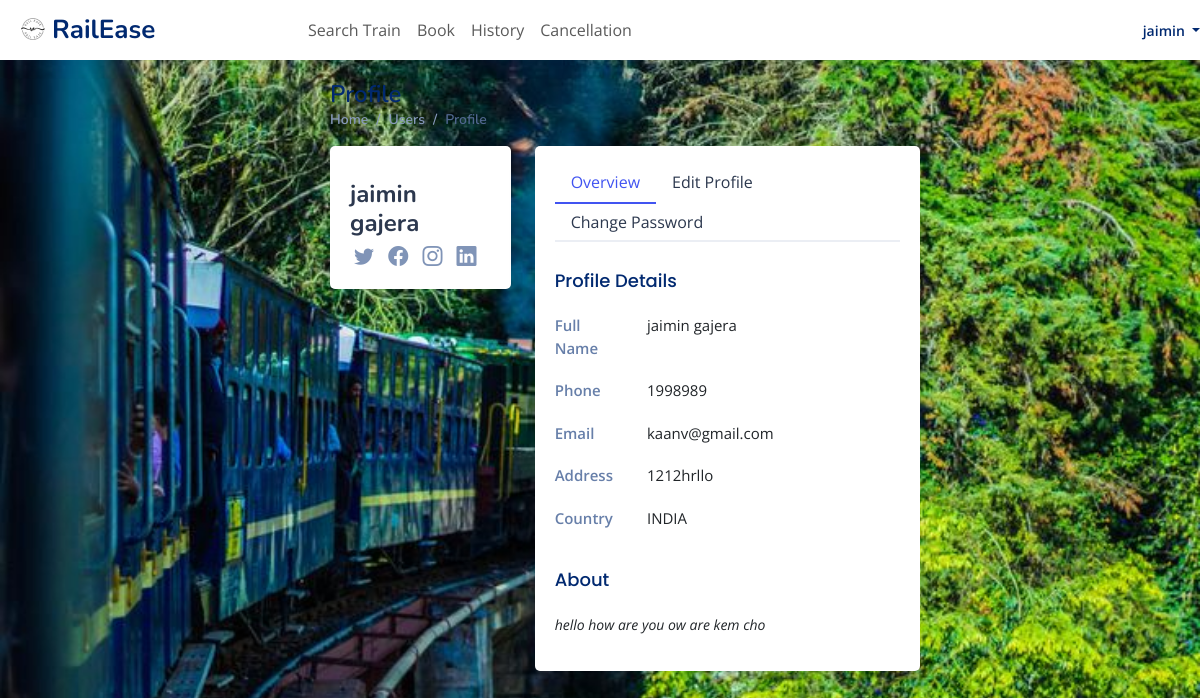
The page /user_profile/ (signed in) on the database its author committed.
### home/models.py (models this page shows, shortened)
class Register(models.Model):
    user = models.ForeignKey(User,on_delete=models.CASCADE,null=True)
    mobile = models.CharField(max_length=10,null=True)
    add = models.CharField(max_length=100,null=True)
    dob = models.DateField(null=True)
    gender = models.CharField(max_length=10,null=True)
    about = models.CharField(max_length=1000,null=True)

### home/views.py (the view, shortened to what this page needs)
# urls.py: path('user_profile/',user_profile,name="user_profile"),
def user_profile(request):
    user = request.user
    try:
        profile = Register.objects.get(user=user)
    except Register.DoesNotExist:
        profile = None
    context = {
        'user': user,
        'profile': profile
    }
    return render(request, 'user_profile.html', context)

### home/templates/user_profile.html (shortened to what this page needs)
{% extends "basic1.html" %} {% block nav1 %} {% endblock %} {% block cont %}
<main id="main" class="main">
  <div class="pagetitle">
    <h1>Profile</h1>
    <nav>
      <ol class="breadcrumb">
        <li class="breadcrumb-item"><a href="index.html">Home</a></li>
        <li class="breadcrumb-item">Users</li>
        <li class="breadcrumb-item active">Profile</li>
      </ol>
    </nav>
  </div>
  <section class="section profile">
    <div class="row">
      <div class="col-xl-4">
        <div class="card">
          <div
            class="card-body profile-card pt-4 d-flex flex-column align-items-center"
          >
            <h2>{{ user.first_name }} {{ user.last_name }}</h2>
            <div class="social-links mt-2">
              <a href="#" class="twitter"><i class="bi bi-twitter"></i></a>
              <a href="#" class="facebook"><i class="bi bi-facebook"></i></a>
              <a href="#" class="instagram"><i class="bi bi-instagram"></i></a>
              <a href="#" class="linkedin"><i class="bi bi-linkedin"></i></a>
            </div>
          </div>
        </div>
      </div>
      <div class="col-xl-8">
        <div class="card">
          <div class="card-body pt-3">
            <ul class="nav nav-tabs nav-tabs-bordered">
              <li class="nav-item">
                <button
                  class="nav-link active"
                  data-bs-toggle="tab"
                  data-bs-target="#profile-overview"
                >
                  Overview
                </button>
              </li>
              <li class="nav-item">
                <button
                  class="nav-link"
                  data-bs-toggle="tab"
                  data-bs-target="#profile-edit"
                >
                  Edit Profile
                </button>
              </li>
              <li class="nav-item">
                <button
                  class="nav-link"
                  data-bs-toggle="tab"
                  data-bs-target="#profile-change-password"
                >
                  Change Password
                </button>
              </li>
            </ul>
            <div class="tab-content pt-2">
              <div
                class="tab-pane fade show active profile-overview"
                id="profile-overview"
              >
                <h5 class="card-title">Profile Details</h5>
                <div class="row">
                  <div class="col-lg-3 col-md-4 label">Full Name</div>
                  <div class="col-lg-9 col-md-8">
                    {{ user.first_name }} {{ user.last_name }}
                  </div>
                </div>
                <div class="row">
                  <div class="col-lg-3 col-md-4 label">Phone</div>
                  <div class="col-lg-9 col-md-8">{{ profile.mobile }}</div>
                </div>
                <div class="row">
                  <div class="col-lg-3 col-md-4 label">Email</div>
                  <div class="col-lg-9 col-md-8">{{ user.email }}</div>
                </div>
                <div class="row">
                  <div class="col-lg-3 col-md-4 label">Address</div>
                  <div class="col-lg-9 col-md-8">{{ profile.add }}</div>
                </div>
                <div class="row">
                  <div class="col-lg-3 col-md-4 label">Country</div>
                  <div class="col-lg-9 col-md-8">INDIA</div>
                </div>
                <h5 class="card-title">About</h5>
                <p class="small fst-italic">{{ profile.about }}</p>
              </div>
            </div>
          </div>
        </div>
      </div>
    </div>
  </section>
</main>
{% endblock %}

### home/templates/basic1.html (shortened to what this page needs)
<!DOCTYPE html>
<html lang="en">
  {% load static %}
  <head>
    <link
      href="{% static 'assets/vendor/bootstrap/css/bootstrap.min.css' %}"
      rel="stylesheet"
    />
    <link
      href="{% static 'assets/vendor/bootstrap-icons/bootstrap-icons.css' %}"
      rel="stylesheet"
    />
    <link
      href="{% static 'assets/vendor/boxicons/css/boxicons.min.css' %}"
      rel="stylesheet"
    />
    <link
      href="{% static 'assets/vendor/quill/quill.snow.css' %}"
      rel="stylesheet"
    />
    <link
      href="{% static 'assets/vendor/quill/quill.bubble.css' %}"
      rel="stylesheet"
    />
    <link
      href="{% static 'assets/vendor/remixicon/remixicon.css' %}"
      rel="stylesheet"
    />
    <link
      href="{% static 'assets/vendor/simple-datatables/style.css' %}"
      rel="stylesheet"
    />
    <link href="{% static 'assets/css/style.css' %}" rel="stylesheet" />
    <link href="{% static 'assets/css/new_style_123.css' %}" rel="stylesheet" />
  <link rel="stylesheet" href="//code.jquery.com/ui/1.13.2/themes/base/jquery-ui.css">
<link
  rel="stylesheet"
  href="https://unpkg.com/@trevoreyre/autocomplete-js/dist/style.css"
/>
  </head>
  <body>
    <header id="header" class="header fixed-top d-flex align-items-center">
      <div class="d-flex align-items-center justify-content-between">
        <a href="{% url 'home'%}" class="logo d-flex align-items-center">
          <img src="{%static 'assets/img/logo.png'%}" alt="" />
          <span class="d-none d-lg-block">RailEase</span>
        </a>
      </div>
      <nav class="navbar navbar-expand-lg navbar-light  ">
        <div class="collapse navbar-collapse " id="navbarSupportedContent">
          <ul class="navbar-nav mr-auto">
            <li class="nav-item">
              <a class="nav-link" href="{% url 'get_train'%}">Search Train</a>
            </li>
            <li class="nav-item">
              <a class="nav-link" href="{%url 'get_station'%}">Book</a>
            </li>
            <li class="nav-item">
              <a class="nav-link" href="{%url 'my_booking'%}">History</a>
            </li>
            <li class="nav-item">
              <a class="nav-link" href="{%url 'cancelation'%}">Cancellation</a>
            </li>
          </ul>
        </div>
      </nav>
      <nav class="header-nav ms-auto">
          <ul id="nav-mobile" class="right hide-on-med-and-down">
            {% if request.user.is_authenticated %}
              <a
                class="nav-link nav-profile d-flex align-items-center pe-0"
                href="#"
                data-bs-toggle="dropdown"
              >
                <span class="d-none d-md-block dropdown-toggle ps-2">
                  {{ request.user.username }}
                </span>
              </a>
            {% else %}
              <li class="nav-item">
                <a href="{% url 'user_login' %}" class="custom-login-link">Login</a>
              </li>
            {% endif %}
          </ul>
      </nav>
    </header>
    {% block cont %} {% endblock %}
  </body>
</html>

### static/assets/css/style.css (style rules this page uses)
:root { scroll-behavior: smooth; }
body { font-family: "Open Sans", sans-serif; background: #f6f9ff; color: #444444; }
a { color: #4154f1; text-decoration: none; }
h1, h2, h3, h4, h5, h6 { font-family: "Nunito", sans-serif; }
#main { margin-top: 60px; justify-content: center; padding: 20px 30px; margin-right: 250px; transition: all 0.3s; }
.pagetitle { margin-bottom: 10px; }
.pagetitle h1 { font-size: 24px; margin-bottom: 0; font-weight: 600; color: #012970; }
.card { margin-bottom: 30px; border: none; border-radius: 5px; box-shadow: 0px 0 30px rgba(1, 41, 112, 0.1); }
.card-title { padding: 20px 0 15px 0; font-size: 18px; font-weight: 500; color: #012970; font-family: "Poppins", sans-serif; }
.card-body { padding: 0 20px 20px 20px; }
.breadcrumb { font-size: 14px; font-family: "Nunito", sans-serif; color: #899bbd; font-weight: 600; }
.breadcrumb a { color: #899bbd; transition: 0.3s; }
.breadcrumb .breadcrumb-item::before { color: #899bbd; }
.breadcrumb .active { color: #51678f; font-weight: 600; }
.nav-tabs-bordered { border-bottom: 2px solid #ebeef4; }
.nav-tabs-bordered .nav-link { margin-bottom: -2px; border: none; color: #2c384e; }
.nav-tabs-bordered .nav-link.active { background-color: #fff; color: #4154f1; border-bottom: 2px solid #4154f1; }
.logo { line-height: 1; }
@media (min-width: 1200px) { .logo { width: 280px; } }
.logo img { max-height: 26px; margin-right: 6px; }
.logo span { font-size: 26px; font-weight: 700; color: #012970; font-family: "Nunito", sans-serif; }
.header { transition: all 0.5s; z-index: 997; height: 60px; box-shadow: 0px 2px 20px rgba(1, 41, 112, 0.1); background-color: #fff; padding-left: 20px; }
.header-nav ul { list-style: none; }
.header-nav>ul { margin: 0; padding: 0; }
.header-nav .nav-profile { color: #012970; }
.header-nav .nav-profile span { font-size: 14px; font-weight: 600; }
@media (min-width: 1200px) { #main, #footer { margin-left: 300px; } }
.profile .profile-card h2 { font-size: 24px; font-weight: 700; color: #2c384e; margin: 10px 0 0 0; }
.profile .profile-card .social-links a { font-size: 20px; display: inline-block; color: rgba(1, 41, 112, 0.5); line-height: 0; margin-right: 10px; transition: 0.3s; }
.profile .profile-overview .row { margin-bottom: 20px; font-size: 15px; }
.profile .profile-overview .card-title { color: #012970; }
.profile .profile-overview .label { font-weight: 600; color: rgba(1, 41, 112, 0.6); }

### rows shown on the page
Register: mobile "1998989", add "1212hrllo", about "hello how are you ow are kem cho"

### other values the page prints
{{ request.user.username }} "jaimin"
{{ user.last_name }} "jaimin gajera"
{{ user.email }} "kaanv@gmail.com"
